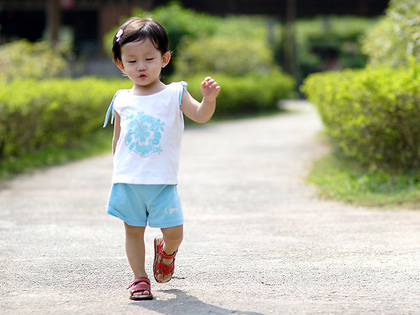
%> input picture input.png, 420 x 315 px, shrunk from 667 x 500 before the run
$ octave test1.m   (GNU Octave 9; MATLAB toolbox functions it lacks are replaced by stand-ins)
%> lines starting %> are read from the running program, lines starting %| are printed output that depends on the picture; in (x1, y1, x2, y2) boxes, pixels count from 0 and x2, y2 are one past the last pixel; in counts of white or black regions, pixels touching at a corner belong together; the program's own positions count from 1
close all;clear
% load('circle.mat')
I = imread('input.png');
%> I is the input picture: size 315x420x3 uint8; mean R, G, B 167.5, 170.6, 144.6
I = im2double(I);
%> I: size 315x420x3 double
gI = rgb2gray(I);
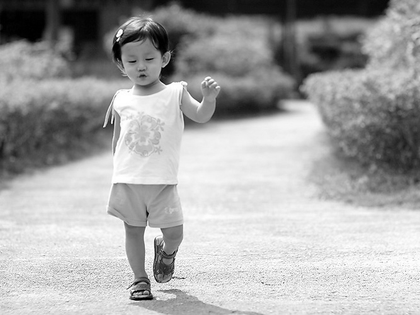
%> gI: size 315x420 double; min 0, max 1, mean 0.654
% gI = I;

% [v1, v2] = getTwoGrayValue();
% gI = generateImage(102, 102, v1, v2, 1);
[Gmag,Gdir] = imgradient(gI);
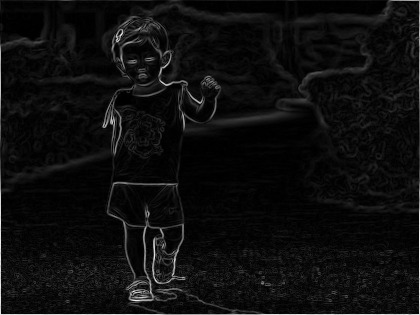
%> Gmag: size 315x420 double; min 0, max 3.96, mean 0.224; drawn with min black and max white
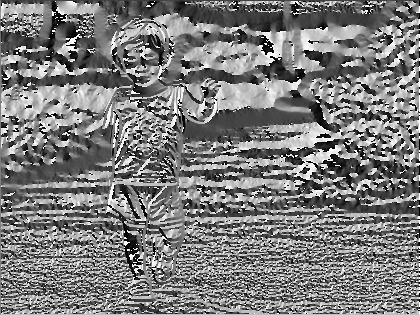
%> Gdir: size 315x420 double; min -180, max 180, mean -4.6; drawn with min black and max white
[GX, GY] = imgradientxy(gI);
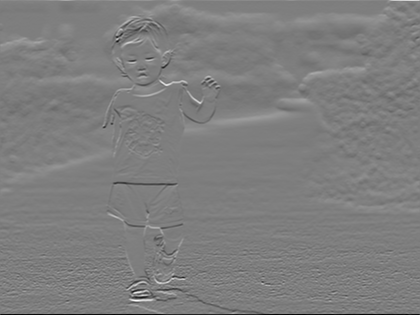
%> GY: size 315x420 double; min -3.71, max 3.78, mean 0.00877; drawn with min black and max white
Gdir = atan2(GY,GX);
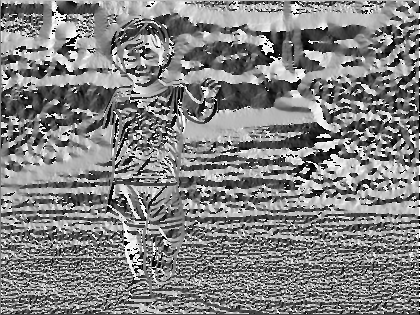
%> Gdir: size 315x420 double; min -3.14, max 3.14, mean 0.0805; drawn with min black and max white
Gdir = Gdir * 180/pi;
Gdir(find(Gdir < 0)) = Gdir(find(Gdir < 0)) + 180;
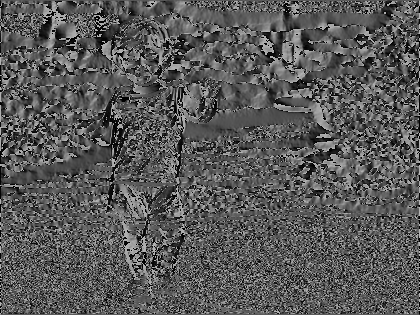
%> Gdir: size 315x420 double; min 0, max 180, mean 89
% imshow(Gmag),hold on
%%
eth=0.1; % thershold for canny edge detector
edgeMap=edge(gI,'canny',eth,1);
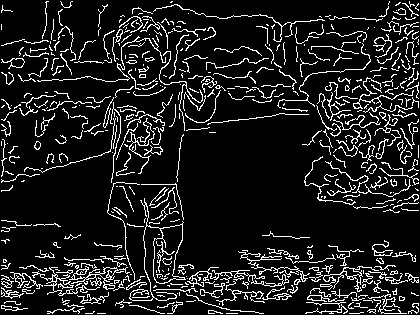
%> edgeMap: size 315x420 logical; 11.7% white in thin lines or dots
% figure,imshow(edgeMap)
%%
idx=find(edgeMap~=0);
%> idx = 15520 values from 326 to 131982
[rows, cols] = find(edgeMap > 0);
%> rows = 15520 values from 2 to 314; cols = 15520 values from 2 to 419
%% plot edge point upon Gmag
% [9 lines of commented-out code are left out]
%%
% plot(rows, cols, 'ro')
range = 5;
%drawDirection(rows, cols, range, Gmag, Gdir)
%> (the run ends here)

$ run again, with panzi.jpg saved as input.png
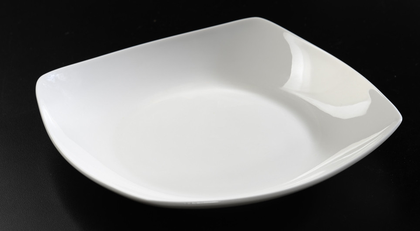
%> input picture panzi.jpg, 420 x 231 px, shrunk from 960 x 529 before the run
%> I is the input picture: size 231x420x3 uint8; mean R, G, B 112.6, 112.6, 111.7
%> I: size 231x420x3 double
%> `Gdir(find(Gdir < 0)) = Gdir(find(Gdir < 0)) + 180;`:
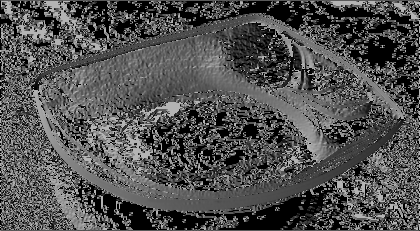
%> Gdir: size 231x420 double; min 0, max 180, mean 80.3
%> `edgeMap=edge(gI,'canny',eth,1);`:
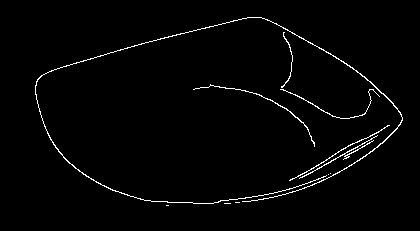
%> edgeMap: size 231x420 logical; 1.8% white in thin lines or dots, all inside (x1, y1, x2, y2) = (35, 17, 403, 206)
%> idx = 1781 values from 8171 to 92983
%> rows = 1781 values from 18 to 206; cols = 1781 values from 36 to 403
